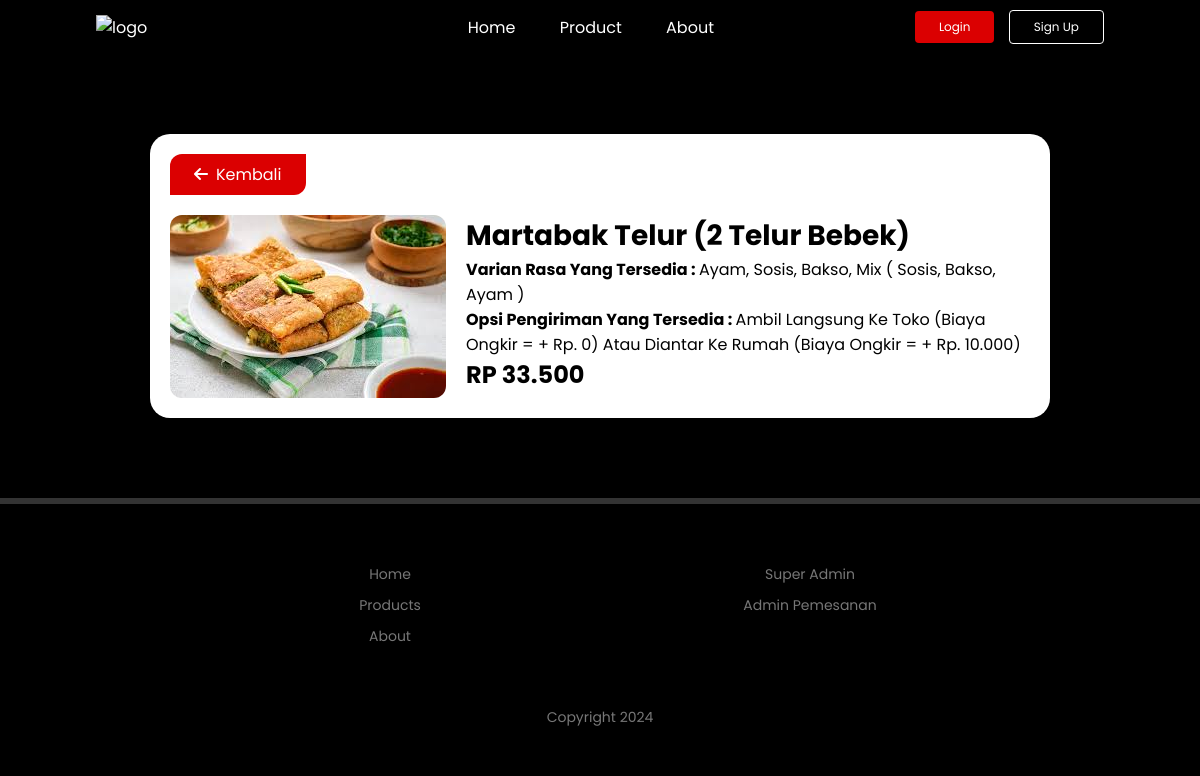
Screenshot of /home/detail-product-MTB.php?id_menu=10 with the database file from the repository.
### tables this page shows
CREATE TABLE `menu_martabak` (
  `id_menu` int(11) NOT NULL,
  `name_menu` varchar(200) DEFAULT NULL,
  `price` double DEFAULT NULL,
  `img_menu` varchar(200) DEFAULT '',
  `id_category` int(11) DEFAULT NULL,
  `no_varian` varchar(200) DEFAULT '',
  `stok` varchar(200) DEFAULT NULL
);

### home/detail-product-MTB.php (the view, shortened to what this page needs)
<!DOCTYPE html>
<html lang="en">
<head>
    <link rel="stylesheet" href="../style/style.css">
    <link rel="stylesheet" href="../style/styledashboardnew.css">
</head>
<body>
    <div class="product-nav">
        <nav>
            <img class="logo" src="../asset/logo.jpg" alt="logo">
            <ul id="MenuItems">
                <li><a href="./index.html">Home</a></li>
                <li><a href="./product.php">Product</a></li>
                <li><a href="./about.html">About</a></li>
            </ul>
            <div>
              <a href="../login/login.php"><button id="loginButton">Login</button></a>
              <a href="../login/register.php"><button class="lang-btn" id="signUpButton">Sign Up</button></a>
            </div>
        </nav>
    </div>
    <?php
		        include '../conn.php';
		        $id_menu = $_GET['id_menu'];
		        $data = mysqli_query($conn,"select * from menu_martabak where id_menu='$id_menu'");
		        while($d = mysqli_fetch_array($data)){
              $price=$d['price'];
	          ?>
    <section class="menu-content">
            <a href="./product.php" class="back-btn"><i class="fa fa-arrow-left"></i>Kembali</a>
            <form action="../login/login.php" method="post">
            <div class="detail-card">
                <img src="../asset/<?php echo $d['img_menu']; ?>" name="img_menu" alt="">
                <div class="detail-card-content">
                     <h2 name="name_menu"><?php echo $d['name_menu']; ?></h2>
                     <?php
                        $sql = "select nama_varian from varian_rasa where id_varian BETWEEN 33 AND 36";
                        $result = $conn->query($sql);
                        $ids = array();
                        if ($result->num_rows > 0) {
                            while($row = $result->fetch_assoc()) {
                                $ids[] = $row["nama_varian"];
                            }
                        } else {
                            echo "0 results";
                        }
                        $ids_string = implode(", ", $ids);
                     ?>
                     <p><strong>Varian Rasa Yang Tersedia : </strong><?php echo $ids_string; ?></p>
                     <p><strong>Opsi Pengiriman Yang Tersedia : </strong>Ambil Langsung Ke Toko (Biaya Ongkir = + Rp. 0)
                     Atau Diantar Ke Rumah (Biaya Ongkir = + Rp. 10.000)</p>
                    <div class="flex-price">
                      <h1 name="price"><?php echo "Rp " . number_format("$price", 0, ",", "."); ?></h1>
                    </div>
                    <?php
	                  }
	                  ?>
                </div>
            </div>
          </section>
    <div class="footer">
        <div class="row">
            <div class="col">
                <a href="./index.html">Home</a>
                <a href="./product.php">Products</a>
                <a href="./about.html">About</a>
            </div>
            <div class="col">
              <a href="../admin/login-admin-global.php">Super Admin</a>
              <a href="../admin/login-admin-pemesanan.php">Admin Pemesanan</a>
            </div>
        </div>
        <p class="copyright-text">Copyright 2024</p>
    </div>
</body>
</html>

### style/style.css (style rules this page uses)
* { margin: 0; padding: 0; box-sizing: border-box; font-family: 'Poppins', sans-serif; }
body { background-color: #000; color: #fff; }
nav { display: flex; align-items: center; justify-content: space-between; backdrop-filter: blur(2px); }
.logo { width: 80px; cursor: pointer; margin-right: 10%; }
nav button { border: none; outline: none; background-color: #db0001; color: #fff; padding: 7px 24px; font-size: 12px; border-radius: 4px; margin-left: 10px; cursor: pointer; }
nav ul { display: inline-block; list-style-type: none; }
nav ul li { display: inline-block; margin-right: 20px; margin-left: 20px; }
nav ul li a { text-decoration: none; color: #fff; }
.lang-btn { background: transparent; border: 1px solid #fff; padding: 7px 24px; }
.row { display: flex; align-items: center; width: 100%; flex-wrap: wrap; padding: 50px 0; }
.footer { padding: 50px 15% 10px; border-top: 6px solid #333; color: #777; }
.footer .col { flex-basis: 25%; flex-grow: 1; margin-bottom: 20px; }
.footer .col a { display: block; color: #777; font-size: 14px; margin-bottom: 10px; text-decoration: none; text-align: center; }
.footer .row { align-items: flex-start; padding: 10px 0px; }
.copyright-text { font-size: 14px; margin-top: 20px; margin-bottom: 10px; text-align: center; }
.product-nav { width: 100%; position: relative; padding: 10px 8%; }

### style/styledashboardnew.css (style rules this page uses)
.menu-content { height: auto; margin: 80px 150px 80px 150px; background-color: #fff; padding: 20px; border-radius: 20px; display: flex; flex-direction: column; align-items: flex-start; box-shadow: 0 20px 35px rgba(0, 0, 0, 0.1); justify-content: space-around; color: black; }
.menu-content h1 { font-size: 24px; font-family: "Poppins", sans-serif; text-transform: uppercase; }
.back-btn { padding: 8px 24px; margin-bottom: 20px; background-color: #db0001; color: #fff; border-radius: 12px 0; cursor: pointer; text-decoration: none; }
.back-btn i { margin-right: 8px; }
.detail-card { display: flex; flex-wrap: nowrap; align-items: flex-start; width: 100%; flex-direction: row; }
.detail-card img { width: 45%; border-radius: 12px; margin-right: 20px; }
.detail-card .detail-card-content { width: auto; display: flex; flex-direction: column; align-items: flex-start; height: auto; }
.detail-card .detail-card-content h2 { font-size: 28px; }

### rows the page displays
menu_martabak: img_menu (picture), name_menu "Martabak Telur (2 Telur Bebek)", ids_string "Ayam, Sosis, Bakso, Mix ( Sosis, Bakso, Ayam )", price "33.500"
